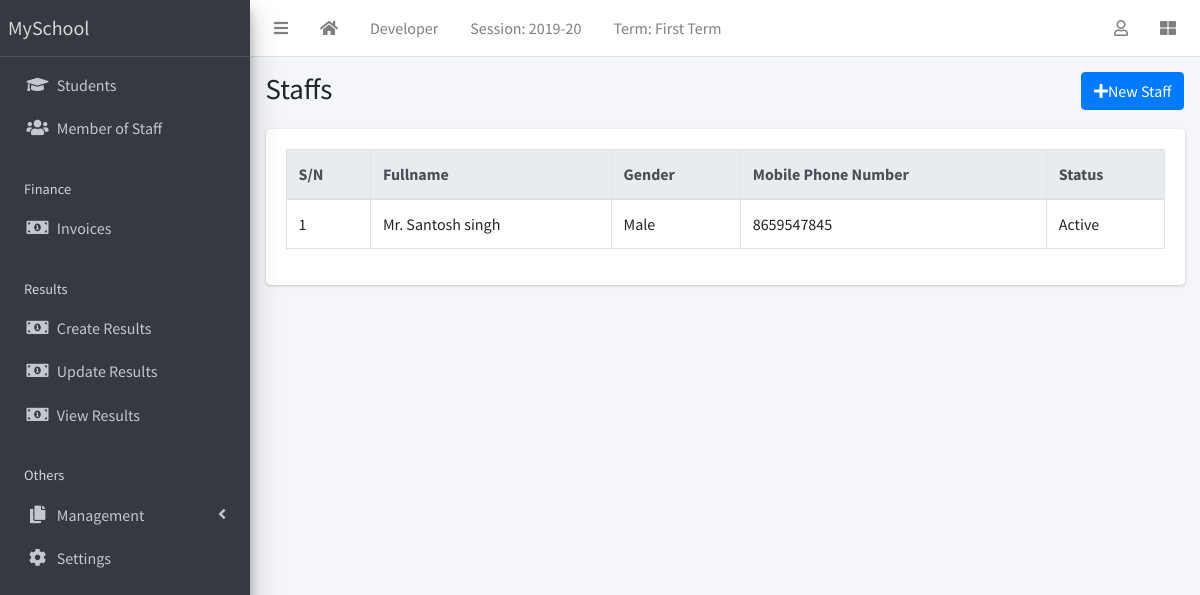
/staff/list/, run on the app's committed database.
### corecode/models.py (models this page shows, shortened)
class AcademicSession(models.Model):
    name = models.CharField(max_length=200,unique=True)
    current = models.BooleanField()
    class Meta:
        ordering = ['-name']

class AcademicTerm(models.Model):
    name = models.CharField(max_length=20,unique=True)
    current = models.BooleanField()
    class Meta:
        ordering = ['name']

### staffs/models.py (models this page shows, shortened)
class Staff(models.Model):
    STATUS = [
        ('active','Active'),
        ('inactive','Inactive')
    ]
    GENDER = [
        ('male','Male'),
        ('female','Female')
    ]
    current_status = models.CharField(max_length=10,choices=STATUS,default='active')
    surname = models.CharField(max_length=200)
    firstname = models.CharField(max_length=200)
    other_name = models.CharField(max_length=200)
    gender = models.CharField(max_length=10,choices=GENDER,default='male')
    date_of_birth = models.DateField(default=timezone.now)
    date_of_admission =models.DateField(default=timezone.now)
    mobile_number = models.CharField(max_length=15,blank=True)
    address = models.TextField(blank=True)
    others = models.TextField(blank=True)

### staffs/views.py (the view)
# urls.py: path('list/',StaffListView.as_view(),name='staff-list'),
class StaffListView(ListView):
    model = Staff

### corecode/context_processors.py (called while the page is built)
def site_defaults(request):
    current_session = AcademicSession.objects.get(current=True)
    current_term = AcademicTerm.objects.get(current=True)
    vals = SiteConfig.objects.all()
    contexts ={
        'current_session':current_session.name,
        'current_term':current_term.name
    }
    for val in vals:
        contexts[val.key] = val.value
    return contexts

### staffs/templates/staffs/staff_list.html (shortened to what this page needs)
{% extends 'corecode/base.html' %}
{% block title %} Staffs {% endblock %}
{% block breadcrumb %}
  <a href="{% url 'staff-create' %}" class="btn btn-primary"><i class="fas fa-plus"></i>New Staff</a>
{% endblock breadcrumb %}
{% block content %}
  <table id="stafftable" class="table table-bordered table-hover">
    <thead class="thead-light">
      <tr>
        <th>S/N</th>
        <th>Fullname</th>
        <th>Gender</th>
        <th>Mobile Phone Number</th>
        <th>Status</th>
      </tr>
    </thead>
    <tbody>
      {% for staff in object_list %}
      <tr class="clickable-row" data-href="{% url 'staff-detail' staff.id %}">
        <td>{{ forloop.counter }}</td>
        <td>{{ staff.surname }} {{ staff.firstname }} {{staff.other_name }}</td>
        <td>{{ staff.get_gender_display }}</td>
        <td>{{ staff.mobile_number }}</td>
        <td>{{ staff.get_current_status_display }}</td>
      </tr>
      {% endfor %}
    </tbody>
  </table>
{% endblock %}

### corecode/templates/corecode/base.html (shortened to what this page needs)
{% load static %}
<!DOCTYPE html>
<html lang="en" dir="ltr">
  <head>
    <link href="https://stackpath.bootstrapcdn.com/bootstrap/4.5.0/css/bootstrap.min.css" rel="stylesheet">
    <link rel="stylesheet" href="{% static 'plugins/fontawesome-free/css/all.min.css' %}">
<link rel="stylesheet" href="{% static 'plugins/toastr/toastr.min.css' %}">
<link rel="stylesheet"
  href="{% static 'plugins/overlayScrollbars/css/OverlayScrollbars.min.css' %}">
<link rel="stylesheet" href="{% static 'plugins/DataTables/datatables.min.css' %}" />
<link rel="stylesheet" href="{% static 'dist/css/adminlte.min.css' %}">
  </head>
  <body class="hold-transition sidebar-mini layout-fixed layout-navbar-fixed layout-footer-fixed">
      <div class="wrapper">
        <nav class="main-header navbar navbar-expand navbar-white navbar-light">
          <ul class="navbar-nav">
            <li class="nav-item">
              <a class="nav-link" href="#" data-widget="pushmenu" role="button"><i class="fas fa-bars"></i></a>
            </li>
            <li class="nav-item d-none d-sm-inline-block">
              <a href="{% url 'home' %}" class="nav-link"><i class="fa fa-home"></i></a>
            </li>
            <li class="nav-item d-none d-sm-inline-block">
              <a href="{% url 'developer' %}" class="nav-link">Developer</a>
            </li>
            <li class="nav-item d-none d-sm-inline-block">
              <a href="{% url 'current-session'%}" class="nav-link">Session: {{current_session}}</a>
            </li>
            <li class="nav-item d-none d-sm-inline-block">
              <a href="{% url 'current-session' %}" class="nav-link">Term: {{current_term}}</a>
            </li>
          </ul>
          <ul class="navbar-nav ml-auto">
            <li class="nav-item dropdown">
              <a href="#" class="nav-link" data-toggle="dropdown">
                <i class="far fa-user"></i>
              </a>
            </li>
            <li class="nav-item">
              <a href="#" class="nav-link" data-widget="control-sidebar" data-side="true"
              role="button"><i class="fas fa-th-large"></i></a>
            </li>
          </ul>
        </nav>
        <aside class="main-sidebar sidebar-dark-primary elevation-4">
          <a href="#" class="brand-link">{{ school_name | default:"MySchool"}}</a>
          <div class="sidebar">
            <nav class="mt-2">
              <ul class="nav nav-pills nav-sidebar flex-column" data-widget="treeview" role="menu" data-accordion="false">
                <li class="nav-item">
                  <a href="{% url 'student-list' %}" class="nav-link">
                    <i class="nav-icon fas fa-graduation-cap"></i>
                    <p>Students</p>
                    </a>
                </li>
                <li class="nav-item">
                  <a href="{% url 'staff-list' %}" class="nav-link">
                    <i class="nav-icon fas fa-users"></i>
                    <p>Member of Staff</p>
                    </a>
                </li>
                <li class="nav-header">Finance</li>
                  <li class="nav-item">
                    <a href="{% url 'invoice-list' %}" class="nav-link">
                      <i class="nav-icon fas fa-money-bill-alt"></i>
                      <p>Invoices</p>
                      </a>
                  </li>
                  <li class="nav-header">Results</li>
                    <li class="nav-item">
                      <a href="{% url 'create-result' %}" class="nav-link">
                        <i class="nav-icon fas fa-money-bill-alt"></i>
                        <p>Create Results</p>
                        </a>
                    </li>
                    <li class="nav-item">
                      <a href="{% url 'edit-results' %}" class="nav-link">
                        <i class="nav-icon fas fa-money-bill-alt"></i>
                        <p>Update Results</p>
                        </a>
                    </li>
                    <li class="nav-item">
                      <a href="{% url 'view-results' %}" class="nav-link">
                        <i class="nav-icon fas fa-money-bill-alt"></i>
                        <p>View Results</p>
                        </a>
                    </li>
                    <li class="nav-header">Others</li>
                      <li class="nav-item has-treeview">
                        <a href="#" class="nav-link">
                          <i class="nav-icon fas fa-copy"></i>
                          <p>Management</p>
                          <i class="fas fa-angle-left right"></i>
                          </a>
                      </li>
                      <li class="nav-item">
                        <a href="{% url 'configs' %}" class="nav-link">
                          <i class="nav-icon fas fa-cog"></i>
                          <p>
                            Settings
                          </p>
                        </a>
                      </li>
                    </ul>
                  </nav>
                </div>
              </aside>
                <div class="content-wrapper">
                  <section class="content-header">
                    <div class="container-fluid">
                      <div class="row mb-1">
                        <div class="col-sm-8">
                          <h1>{% block title %}{% endblock title %}</h1>
                        </div>
                        <div class="col-sm-4">
                          <ol class="breadcrumb float-sm-right">
                            <li class="breadcrumb-item">{% block breadcrumb %}{% endblock breadcrumb %}</li>
                          </ol>
                        </div>
                      </div>
                    </div>
                  </section>
                  <section class="content">
                    <div class="container-fluid">
                      <div class="row">
                        <div class="col-md-12">
                          {% block fullcard %}
                          <div class="card">
                            <div class="card-body">
                              <div class="row">
                                <div class="col">
                                  {% block content %}
                                  {% endblock content %}
                                </div>
                              </div>
                            </div>
                          </div>
                          {% endblock fullcard %}
                        </div>
                      </div>
                    </div>
                  </section>
                </div>
              </div>
            </body>
            </html>

### data on the page
AcademicSession: name "2019-20"
AcademicTerm: name "First Term"
Staff: surname "Mr.", firstname "Santosh", other_name "singh", gender "Male", mobile_number "8659547845", current_status "Active"

### other printed values
{{ school_name | default:"MySchool" }} "MySchool"
